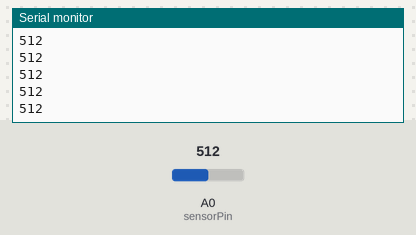
Simulated run of this sketch. Board: Arduino Uno, built with avr-gcc and run on an emulated ATmega328P. Parts: the last lines printed to the serial monitor. The test bench sets the inputs (shaded band); at power-on: A0 (sensorPin) = 512.

Above: at 1.2 s.
1.3 s: A0 (sensorPin) set to 716
At 1.32 s:
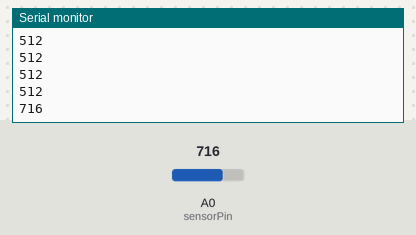
2.8 s: A0 (sensorPin) set to 900
At 2.83 s:
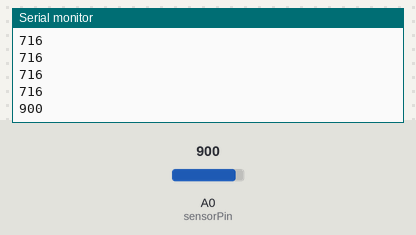
Timing chart, 0 to 5.8 s (numbered marks = the images above; inputs shaded):
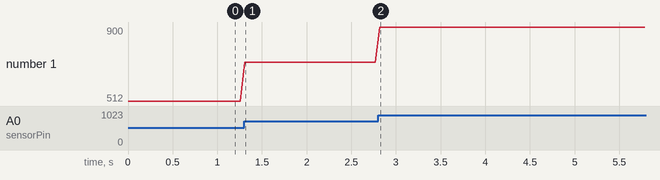

The sketch:

17_photocell_sensor.ino
```cpp
// Photocell is commonly seen in our daily life and is mainly used in intelligent switch, also in common electronic design. To make it easier and more effective, we supply corresponding modules.
// Photocell is a semiconductor. It has features of high sensitivity, quick response, spectral characteristic, and R-value consistence, maintaining high stability and reliability in environment extremes such as high temperature, high humidity.

int sensorPin = A0;
int value = 0;
void setup() {
  Serial.begin(9600);
}
void loop() {
  value = analogRead(sensorPin);
  Serial.println(value, DEC);
  delay(50);
}
```

Measured:
- after the input at 1.3 s, the serial monitor: prints a new line at once (image 1)
- after the input at 2.8 s, the serial monitor: prints a new line at once (image 2)
- plotted number 1: 512 → 716 after the input at 1.3 s, 716 → 900 after the input at 2.8 s
